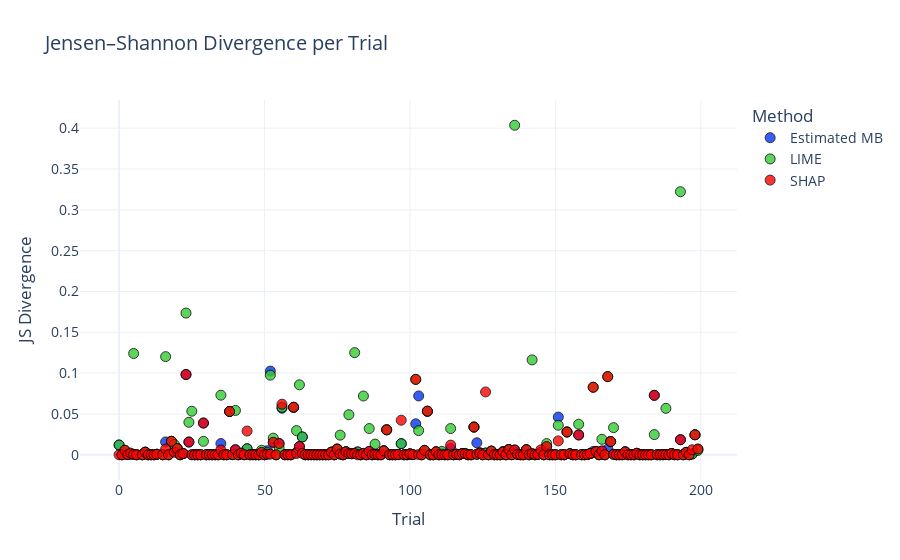
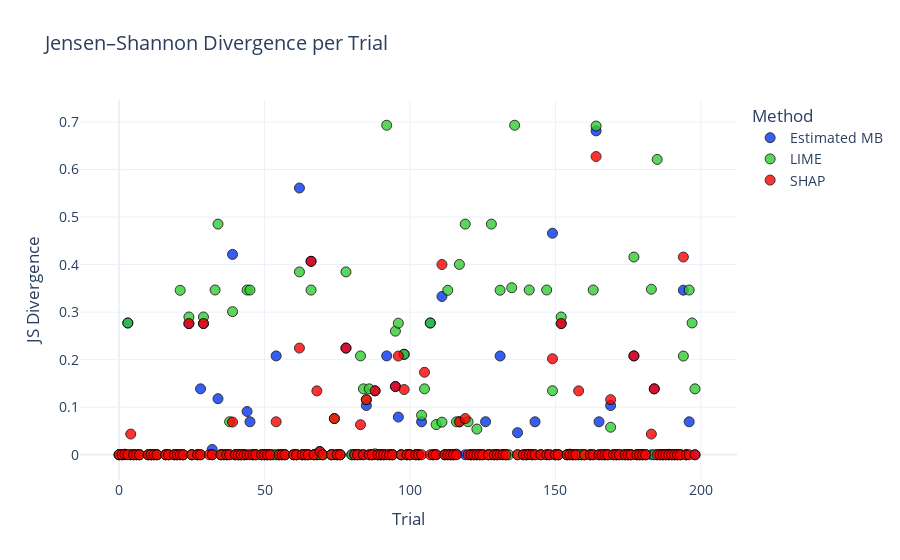

Notebook code for these charts, in order:
### Code cell
datasets = ['nursery', 'tic_tac_toe']

for name in datasets:
    
    data = json.load(open(f"./data/results/{name}.json"))
    global_stats(data)
    div_plot(data)

### Figure 1 — Plotly figure (JSON) as saved in the notebook; plotly's stock layout.template omitted (floating-point values rounded to 4 significant figures; data arrays with more than 128 entries replaced by an {"elided": "..."} marker saying what was removed)
{"data": [{"hovertemplate": "Method=Estimated MB<br>Trial=%{x}<br>JS Divergence=%{y}<extra></extra>", "legendgroup": "Estimated MB", "marker": {"color": "#0437F2", "line": {"color": "black", "width": 1}, "opacity": 0.8, "size": 10, "symbol": "circle"}, "mode": "markers", "name": "Estimated MB", "orientation": "v", "showlegend": true, "type": "scatter", "x": {"elided": "200 int values"}, "xaxis": "x", "y": {"elided": "200 float values"}, "yaxis": "y"}, {"hovertemplate": "Method=LIME<br>Trial=%{x}<br>JS Divergence=%{y}<extra></extra>", "legendgroup": "LIME", "marker": {"color": "#32CD32", "line": {"color": "black", "width": 1}, "opacity": 0.8, "size": 10, "symbol": "circle"}, "mode": "markers", "name": "LIME", "orientation": "v", "showlegend": true, "type": "scatter", "x": {"elided": "200 int values"}, "xaxis": "x", "y": {"elided": "200 float values"}, "yaxis": "y"}, {"hovertemplate": "Method=SHAP<br>Trial=%{x}<br>JS Divergence=%{y}<extra></extra>", "legendgroup": "SHAP", "marker": {"color": "#FF0000", "line": {"color": "black", "width": 1}, "opacity": 0.8, "size": 10, "symbol": "circle"}, "mode": "markers", "name": "SHAP", "orientation": "v", "showlegend": true, "type": "scatter", "x": {"elided": "200 int values"}, "xaxis": "x", "y": {"elided": "200 float values"}, "yaxis": "y"}], "layout": {"font": {"size": 14}, "legend": {"title": {"text": "Method"}, "tracegroupgap": 0}, "title": {"text": "Jensen–Shannon Divergence per Trial"}, "xaxis": {"anchor": "y", "domain": [0, 1], "title": {"text": "Trial"}}, "yaxis": {"anchor": "x", "domain": [0, 1], "title": {"text": "JS Divergence"}}}}

### Figure 2 — Plotly figure (JSON) as saved in the notebook; plotly's stock layout.template omitted (floating-point values rounded to 4 significant figures; data arrays with more than 128 entries replaced by an {"elided": "..."} marker saying what was removed)
{"data": [{"hovertemplate": "Method=Estimated MB<br>Trial=%{x}<br>JS Divergence=%{y}<extra></extra>", "legendgroup": "Estimated MB", "marker": {"color": "#0437F2", "line": {"color": "black", "width": 1}, "opacity": 0.8, "size": 10, "symbol": "circle"}, "mode": "markers", "name": "Estimated MB", "orientation": "v", "showlegend": true, "type": "scatter", "x": {"elided": "200 int values"}, "xaxis": "x", "y": {"elided": "200 float values"}, "yaxis": "y"}, {"hovertemplate": "Method=LIME<br>Trial=%{x}<br>JS Divergence=%{y}<extra></extra>", "legendgroup": "LIME", "marker": {"color": "#32CD32", "line": {"color": "black", "width": 1}, "opacity": 0.8, "size": 10, "symbol": "circle"}, "mode": "markers", "name": "LIME", "orientation": "v", "showlegend": true, "type": "scatter", "x": {"elided": "200 int values"}, "xaxis": "x", "y": {"elided": "200 float values"}, "yaxis": "y"}, {"hovertemplate": "Method=SHAP<br>Trial=%{x}<br>JS Divergence=%{y}<extra></extra>", "legendgroup": "SHAP", "marker": {"color": "#FF0000", "line": {"color": "black", "width": 1}, "opacity": 0.8, "size": 10, "symbol": "circle"}, "mode": "markers", "name": "SHAP", "orientation": "v", "showlegend": true, "type": "scatter", "x": {"elided": "200 int values"}, "xaxis": "x", "y": {"elided": "200 float values"}, "yaxis": "y"}], "layout": {"font": {"size": 14}, "legend": {"title": {"text": "Method"}, "tracegroupgap": 0}, "title": {"text": "Jensen–Shannon Divergence per Trial"}, "xaxis": {"anchor": "y", "domain": [0, 1], "title": {"text": "Trial"}}, "yaxis": {"anchor": "x", "domain": [0, 1], "title": {"text": "JS Divergence"}}}}
